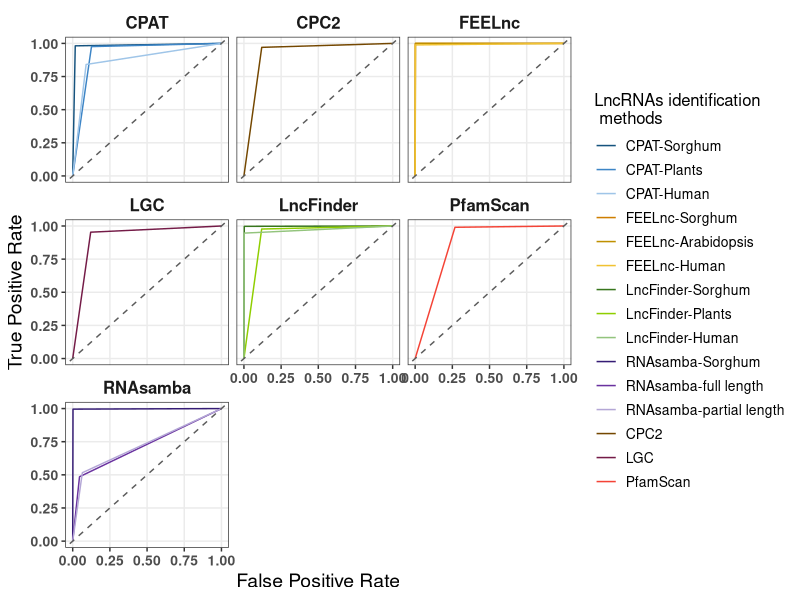
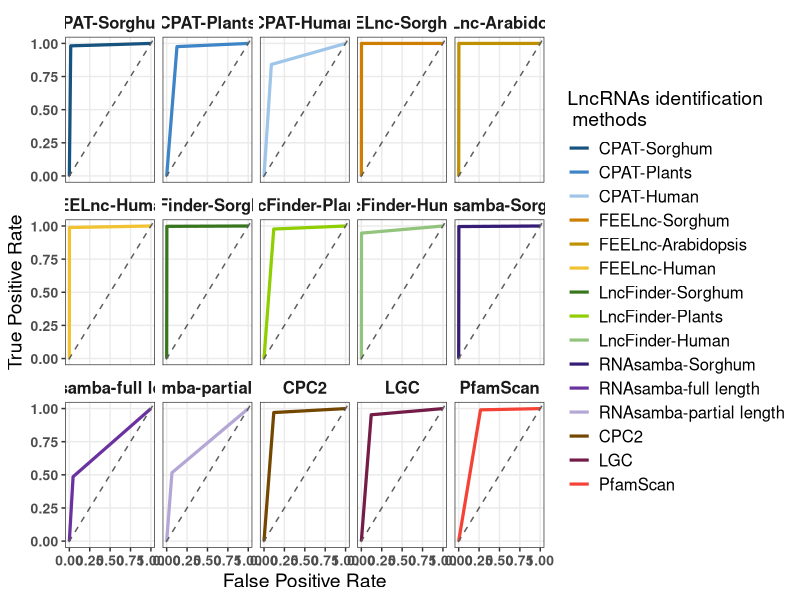
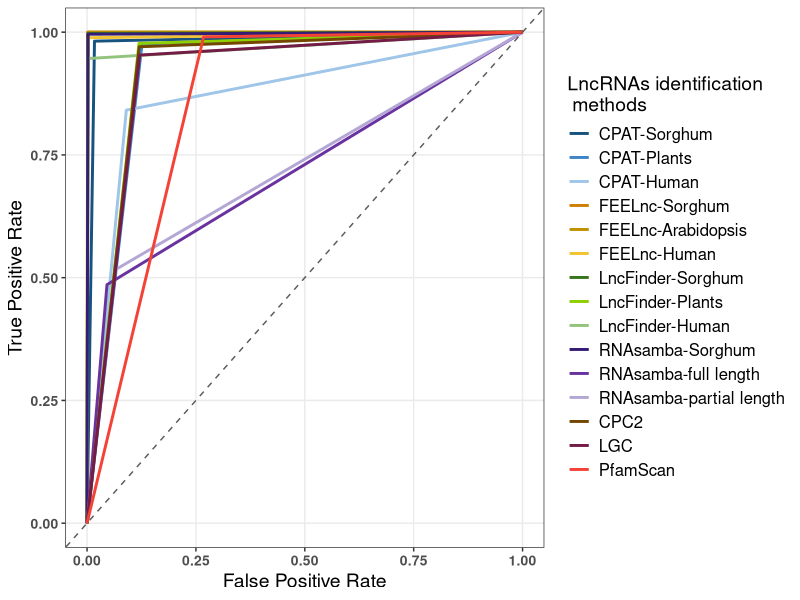

The R source for these figures, in order:
setwd('/home/mpilab/Performance2/Final_ROC/')
library(dplyr)
library(stringr)
data <- read.table('ROC_values.TSV', header = T, sep = '\t')
sigmoid <- function(x, k = 1) {
  return(1 / (1 + exp(-k * (x - 0.5))))
}

# data <- data %>% group_by(Approach) %>% mutate(FPR=sigmoid(FPR, k=10), TPR=sigmoid(TPR,k = 10))

approach <- c("CPAT-Sorghum", "CPAT-Plants", "CPAT-Human",
              "FEELnc-Sorghum","FEELnc-Arabidopsis", "FEELnc-Human", 
              "LncFinder-Sorghum","LncFinder-Plants", "LncFinder-Human",
              "RNAsamba-Sorghum","RNAsamba-full length","RNAsamba-partial length",
              "CPC2", "LGC", "PfamScan")


# Define the color palette
cbPalette <- c( "#16537e", "#3d85c6","#9fc5e8", 
                "#ce7e00", "#bf9000", "#f1c232",
                "#38761d","#8fce00", "#93c47d",
                "#351c75", "#6a329f", "#b4a7d6",
                "#744700","#741b47","#f44336")
data$Approach <- factor(x = data$Approach,levels = approach)
data$Tools <- str_replace_all(string = data$Approach,pattern = '-.*',replacement = '')
# Make the plot
library(ggplot2)
p1 <- data %>% ggplot(aes(x = FPR, y = TPR, group = Approach, colour = Approach)) +
  geom_line() +
  geom_abline(intercept = 0, slope = 1, linetype = 'dashed', colour = '#5b5b5b') +
  xlim(0, 1) + ylim(0, 1) + theme_bw() +
  xlab('False Positive Rate') + ylab('True Positive Rate') +
  facet_wrap(facets = ~ Tools, ncol = 3) +
  theme(text = element_text(size = 10)) +
  scale_colour_manual(values = cbPalette) +
  theme( legend.title = element_text(size = 12), legend.text = element_text(size = 10), 
         panel.grid.minor = element_blank(), axis.text = element_text(face = 'bold', size = 10),
         strip.background = element_blank(),
         strip.text = element_text(size =12, face = 'bold'),
         axis.title = element_text(size = 14)) +
  labs(colour = 'LncRNAs identification \n methods')

pdf('Lnc_ROC_tools.pdf', width = 10, height = 8)
p1
dev.off()

# Make the plot
library(ggplot2)
p2 <- data %>% ggplot(aes(x = FPR, y = TPR, group = Approach, colour = Approach)) +
  geom_line(linewidth = 1.1) +
  geom_abline(intercept = 0, slope = 1, linetype = 'dashed', colour = '#5b5b5b') +
  xlim(0, 1) + ylim(0, 1) + theme_bw() +
  xlab('False Positive Rate') + ylab('True Positive Rate') +
  facet_wrap(facets = ~ Approach, ncol = 5) +
  theme(text = element_text(size = 10)) +
  scale_colour_manual(values = cbPalette) +
  theme( legend.title = element_text(size = 14), legend.text = element_text(size = 12),
         panel.grid.minor = element_blank(), axis.text = element_text(face = 'bold', size = 10),
         strip.background = element_blank(),
         strip.text = element_text(size =12, face = 'bold'),
         axis.title = element_text(size = 14)) +
  labs(colour = 'LncRNAs identification \n methods')

pdf('Lnc_ROC_approaches.pdf', width = 24, height = 15)
p2
dev.off()

# Make the plot
library(ggplot2)
p3 <- data %>% ggplot(aes(x = FPR, y = TPR, group = Approach, colour = Approach)) +
  geom_line(linewidth = 1) +
  geom_abline(intercept = 0, slope = 1, linetype = 'dashed', colour = '#5b5b5b') +
  xlim(0, 1) + ylim(0, 1) + theme_bw() +
  xlab('False Positive Rate') + ylab('True Positive Rate') +
  #facet_wrap(facets = ~ Approach, ncol = 5) +
  theme(text = element_text(size = 10)) +
  scale_colour_manual(values = cbPalette) +
  theme( legend.title = element_text(size = 14), legend.text = element_text(size = 12),
         panel.grid.minor = element_blank(), axis.text = element_text(face = 'bold', size = 10),
         strip.background = element_blank(),
         strip.text = element_text(size =12, face = 'bold'),
         axis.title = element_text(size = 14)) +
  labs(colour = 'LncRNAs identification \n methods')

pdf('Lnc_ROC_all.pdf', width = 12.5, height = 10)
p3
dev.off()
